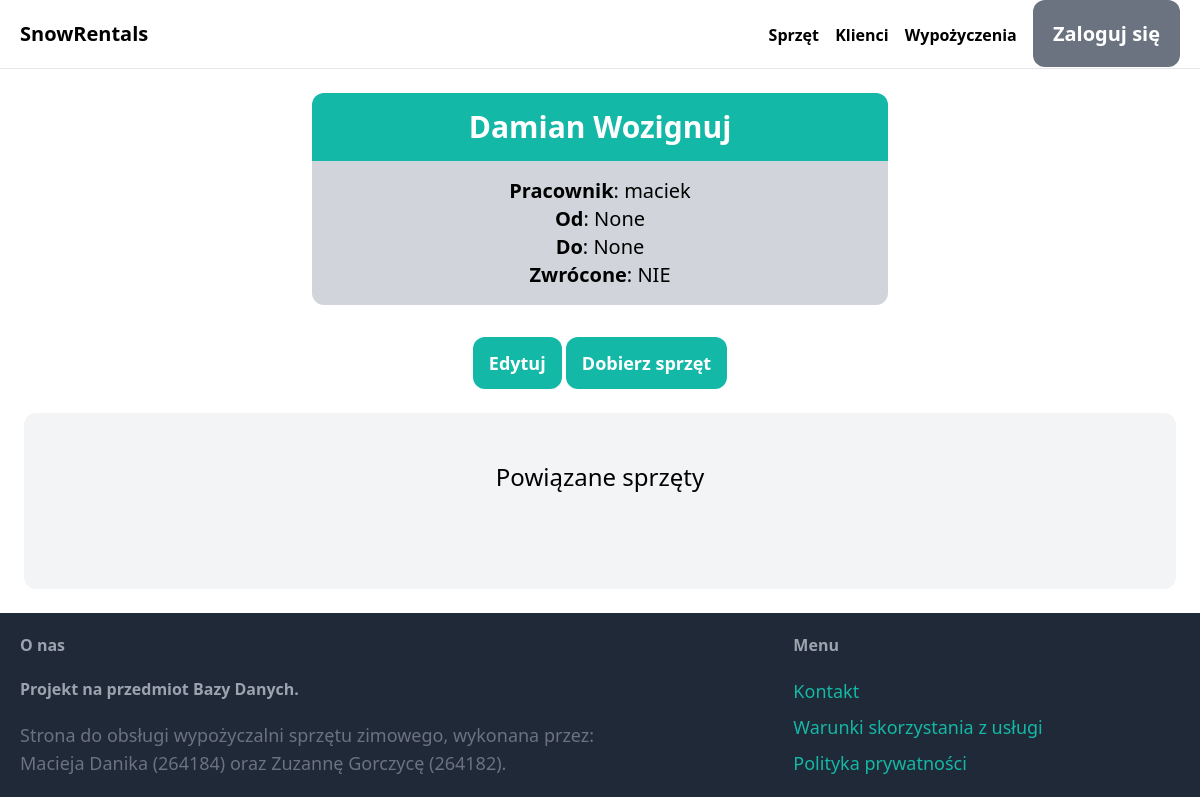
The app's page /items/wypozyczenie/8/, older data.
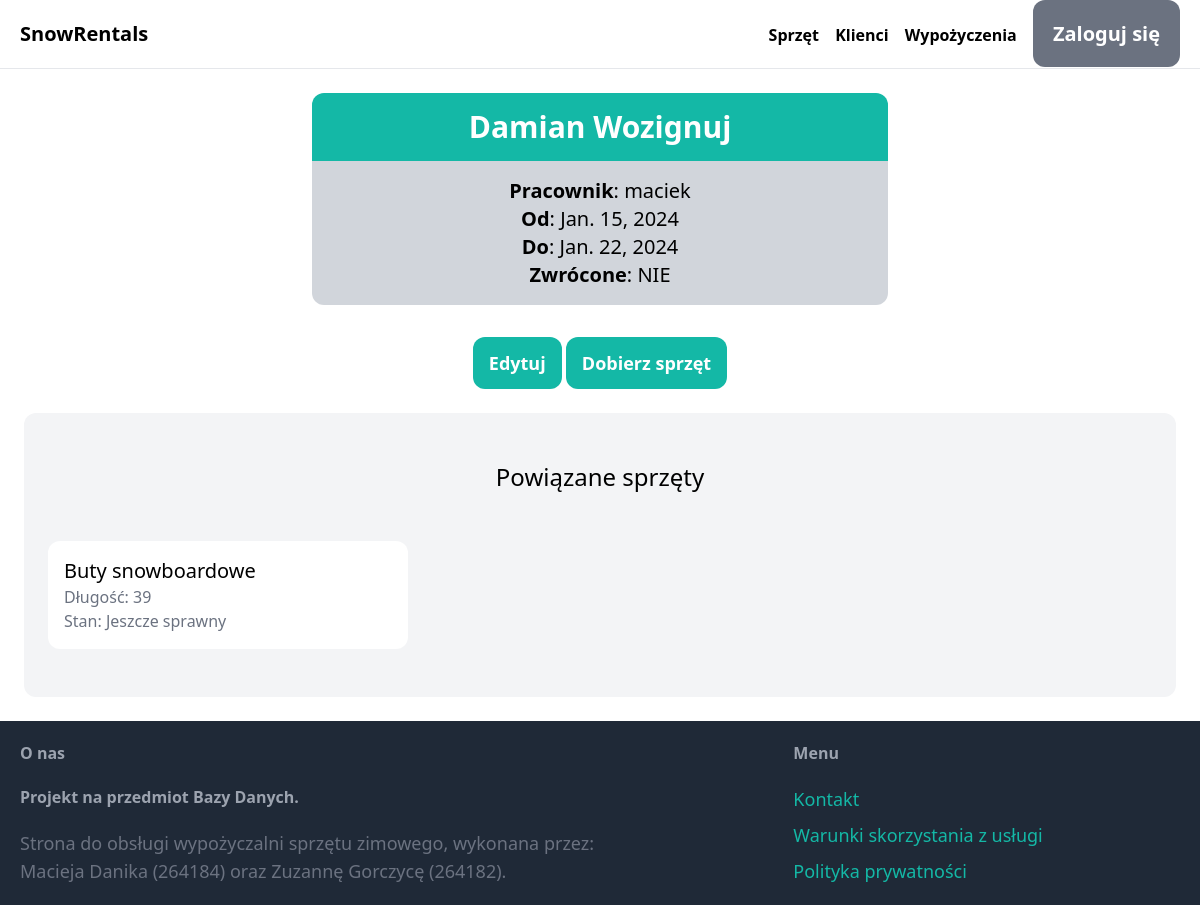
The same page, newer data.
### item/models.py (models this page shows, shortened)
class Wypozyczenie(models.Model):
    pracownik = models.ForeignKey(User, null=True, on_delete=models.SET_NULL)
    klient = models.ForeignKey(Klient, related_name='items', null=True, on_delete=models.SET_NULL)
    od = models.DateField("Wypozyczone: ") #, auto_now_add=True
    do = models.DateField("Zwrocone: ")
    zaplacone = models.ForeignKey(BOOL, null=True, on_delete=models.SET_NULL)
    class Meta:
        verbose_name_plural = 'Wypożyczenia'

class Klient(models.Model):
    imie = models.CharField(max_length=40)
    nazwisko = models.CharField(max_length=40)
    PESEL = models.CharField(max_length=11, unique=True, validators=[PESEL_validation])
    miasto = models.CharField(max_length=50, null=False, default="---")
    ulica_nrDomu = models.CharField(max_length=50, null=False, default="---")
    kod_pocztowy = models.CharField(max_length=6, validators=[KOD_validation])
    nr_telefonu = models.CharField(max_length=9, unique=True, validators=[TEL_validation])
    class Meta:
        ordering=('imie',)
        verbose_name_plural = 'Klienci'
    def __str__(self):
        return self.imie+" "+self.nazwisko

class BOOL(models.Model):
    TYPE = models.CharField(max_length=3)
    class Meta:
        ordering=('TYPE',)
        verbose_name_plural = 'Typy'
    def __str__(self):
        return self.TYPE

class Pakiet(models.Model):
    sprzet = models.ForeignKey(Sprzet, null=True, on_delete=models.SET_NULL)
    wypozyczenie = models.ForeignKey(Wypozyczenie, null=True, on_delete=models.SET_NULL)
    class Meta:
        verbose_name_plural = 'Pakiety'

class Sprzet(models.Model):
    rodzaj = models.ForeignKey(Kategoria, on_delete=models.CASCADE)
    dlugosc = models.IntegerField(validators=[wiekszeOdZera], null=False, default=0)
    marka = models.CharField(max_length=40)
    stan = models.ForeignKey(Stan, on_delete=models.CASCADE)
    cena = models.IntegerField(validators=[wiekszeOdZera], default=30)
    wypozyczone = models.ForeignKey(BOOL, null=True, on_delete=models.SET_NULL)
    class Meta:
        ordering = ('rodzaj',)
        verbose_name_plural = 'Lista sprzętu'

class Kategoria(models.Model):
    kategoria = models.CharField(max_length=40)
    class Meta:
        ordering=('kategoria',)
        verbose_name_plural = 'Kategorie'
    def __str__(self):
        return self.kategoria

class Stan(models.Model):
    stan = models.CharField(max_length=20)
    class Meta:
        ordering=('stan',)
        verbose_name_plural = 'Stany'
    def __str__(self):
        return self.stan

### item/views.py (the view)
# urls.py: path('wypozyczenie/<int:pk>/', views.wypozyczenie_szczegol, name="wypozyczenie_szczegol"),
def wypozyczenie_szczegol(request, pk):  #szczegóły wypozyczenia
    item = get_object_or_404(Wypozyczenie, pk=pk)
    pakiet = Pakiet.objects.filter(wypozyczenie=item.pk)
    return render(request, 'item/wypozyczenie_szczegol.html',{
        'item': item,
        'pakiet': pakiet
    })

### item/templates/item/wypozyczenie_szczegol.html (shortened to what this page needs)
{% extends 'core/base.html' %}
{% block content %}
    <div style="text-align:center; width:50%; margin: 0 auto">
        <h2 class="p-4 text-3xl text-white bg-teal-500 rounded-t-xl"><strong>{{item.klient}}</strong></h2>
        <ul class="mb-4 p-4 text-xl bg-gray-300 rounded-b-xl">
            <li><strong>Pracownik</strong>: {{ item.pracownik }}</li>
            <li><strong>Od</strong>: {{ item.od}}</li>
            <li><strong>Do</strong>: {{ item.do}}</li>
            <li><strong>Zwrócone</strong>: {{ item.zaplacone }}</li>
        </ul>
        <a href="{% url 'item:edytuj_wypozyczenie' item.id %}" class="inline-block mt-4 px-4 py-3 text-lg font-semibold bg-teal-500 text-white hover:bg-teal-700 rounded-xl">Edytuj</a>
        <a href="{% url 'item:nowyPakiet'%}" class="inline-block mt-4 px-4 py-3 text-lg font-semibold bg-teal-500 text-white hover:bg-teal-700 rounded-xl">Dobierz sprzęt</a>
    </div>
    <div class="mt-6 px-6 py-12 bg-gray-100 rounded-xl">
        <h2 class="mb-12 text-2xl text-center">Powiązane sprzęty</h2>
            <div class="grid grid-cols-3 gap-3">
                {% for item in pakiet %}
                <div>
                    <a href="{% url 'item:sprzet_szczegol' item.sprzet.id %}">
                        <div class="p-4 bg-white rounded-xl">
                            <h2 class="text-xl">{{ item.sprzet.rodzaj }}</h2>
                            <p class="text-gray-500">Długość: {{ item.sprzet.dlugosc }}</p>
                            <p class="text-gray-500">Stan: {{ item.sprzet.stan }}</p>
                        </div>
                    </a>
                </div>
                {% endfor %}
            </div>
    </div>
{% endblock %}

Row changes from the older to the newer data that the page shows:
changed Wypozyczenie "Damian Wozignuj": od "None" → "Jan. 15, 2024"; do "None" → "Jan. 22, 2024"
added Pakiet: sprzet.rodzaj "Buty snowboardowe", sprzet.dlugosc "39", sprzet.stan "Jeszcze sprawny"
